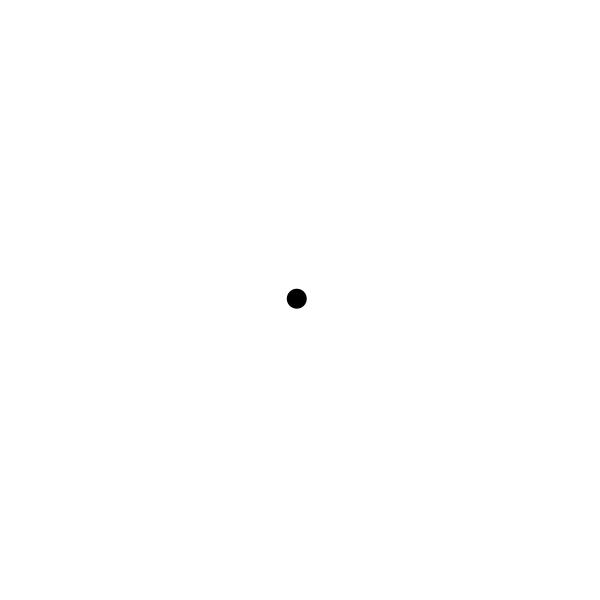
Frame 1 (no input)
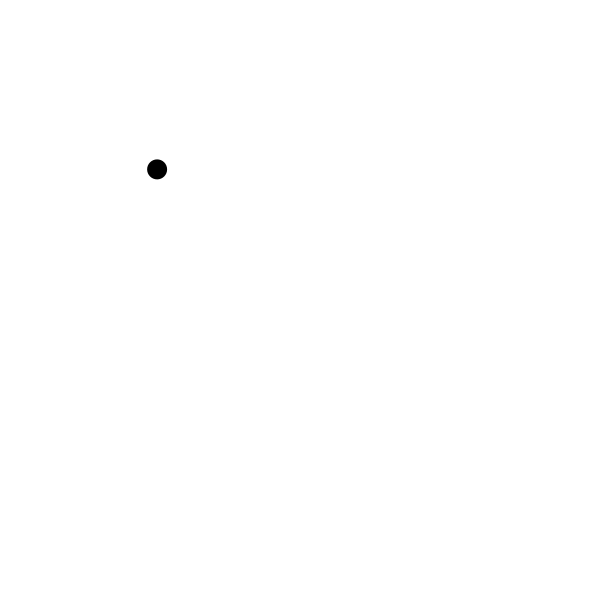
Frame 60 (the mouse pressed at the canvas centre just before this capture)
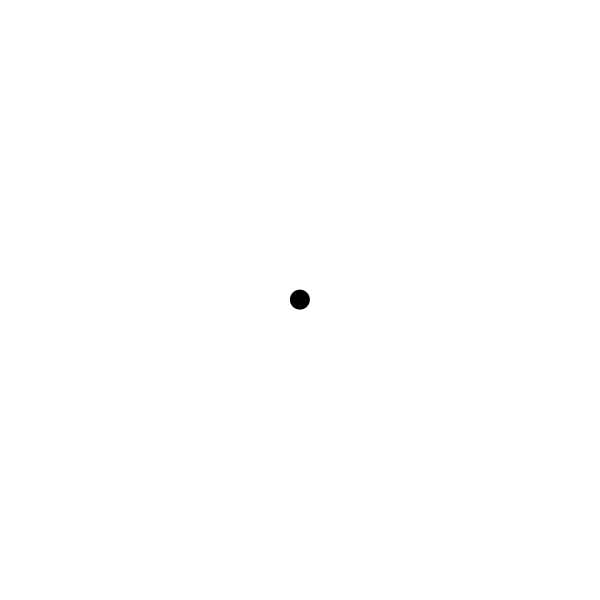
Frame 120 (the mouse held since frame 60 and released just before this capture)

The Processing sketch that drew these frames (run headless with seeded random() and noise(); from frame 60 on, the mouse is pressed at the canvas centre):

// Processing sketch: agent_follow
// ── agent_follow.pde
// エージェント（カーソルに追従する）

// エージェントの位置
float x;
float y;

void setup() {
  size(600, 600);
  noStroke();
  fill(0);

  // 初期位置
  x = width / 2;
  y = height / 2;
}

void draw() {
  background(255);

  // 移動
  if (x < mouseX) {
    x += random(0, 5);
  }
  else if (x > mouseX) {
    x -= random(0, 5);
  }
  if (y < mouseY) {
    y += random(0, 5);
  }
  else if (y > mouseY) {
    y -= random(0, 5);
  }

  ellipse(x, y, 20, 20);
}
